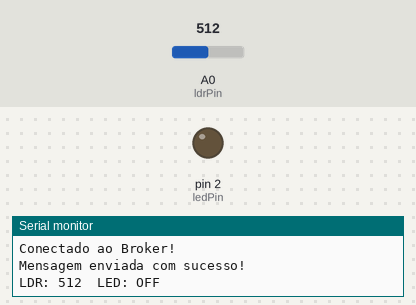
Recording of a sketch running on a simulated Arduino Mega 2560, built with avr-gcc and run on an emulated ATmega2560. Shown: output pins drawn as LEDs (lit = HIGH), the last lines printed to the serial monitor. The test bench sets the inputs (shaded band); at power-on: A0 (ldrPin) = 512. WiFi joins after 1.5 s; servers stay silent unless stated; no MQTT or app messages arrive unless stated.

Above: at 2.7 s.
2.8 s: A0 (ldrPin) set to 788
12.8 s: A0 (ldrPin) set to 818
At 22.6 s:
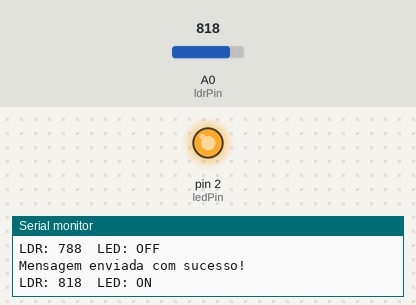
23.0 s: A0 (ldrPin) set to 790
At 32.7 s:
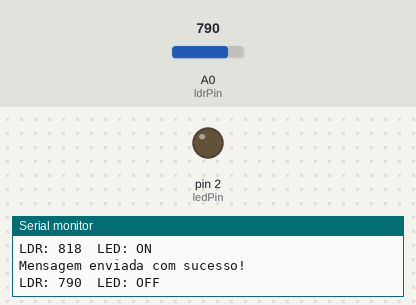
33.0 s: A0 (ldrPin) set to 810
At 42.8 s:
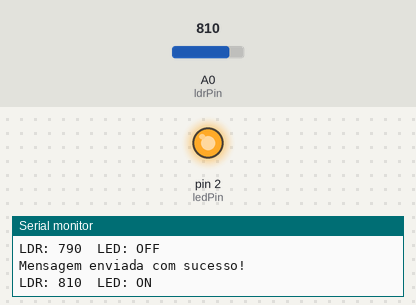
Timing chart, 0 to 44.0 s (numbered marks = the images above; inputs shaded):
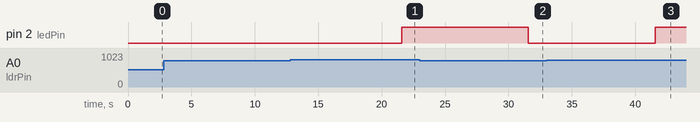

Measured:
- the behaviour switches between 799 and 800 on A0 (ldrPin) (found by bisection; images 0 and 1)
- after the input at 12.8 s, pin 2 (ledPin): LOW → HIGH after 8.8 s
- after the input at 23.0 s, pin 2 (ledPin): HIGH → LOW after 8.6 s
- after the input at 33.0 s, pin 2 (ledPin): LOW → HIGH after 8.6 s

The sketch:

Programa_Arduino.ino
```cpp
//PROGRAMA: MÓDULO ESP-01 WIFI COM MQTT - PUBLICAÇÃO DE LUMINOSIDADE
//AUTOR: MATHEUS GONÇALVES STIGGER

/*
  ESTE PROGRAMA SE CONECTA A UMA REDE WIFI USANDO UM MÓDULO ESP-01.
  EM SEGUIDA, IMPRIME O VALOR DE LUMINOSIDADE E O STATUS ATUAL DO LED (ON/OFF).
*/

#include "WiFiEsp.h" //INCLUSÃO DA BIBLIOTECA
#include <PubSubClient.h> //INCLUSÃO DA BIBLIOTECA
#include "SoftwareSerial.h" //INCLUSÃO DA BIBLIOTECA

SoftwareSerial Serial1(6, 7); //PINOS QUE EMULAM A SERIAL, ONDE O PINO 6 É O TX E O PINO 7 É O RX

char ssid[] = "ssid";  //VARIÁVEL QUE ARMAZENA O NOME DA REDE SEM FIO
char pass[] = "pass";  //VARIÁVEL QUE ARMAZENA A SENHA DA REDE SEM FIO

const char* mqttServer = "mqtt.eclipse.org";  //VARIÁVEL QUE ARMAZENA O BROKER (HOST)
const int mqttPort = 1883;  //VARIÁVEL QUE ARMAZENA A PORTA TCP

int status = WL_IDLE_STATUS;  //STATUS TEMPORÁRIO ATRIBUÍDO QUANDO O WIFI É INICIALIZADO E PERMANECE ATIVO
                              //ATÉ QUE O NÚMERO DE TENTATIVAS EXPIRE (RESULTANDO EM WL_NO_SHIELD) OU QUE UMA CONEXÃO SEJA ESTABELECIDA
                              //(RESULTANDO EM WL_CONNECTED)

WiFiEspClient espClient;  //CRIA UM CLIENTE
PubSubClient client(espClient); //CRIA UMA INSTÂNCIA DO CLIENTE PARCIALMENTE INICIALIZADA. ANTES DE PODER SER USADO,
                                //OS DETALHES DO SERVIDOR DEVEM SER CONFIGURADOS

char mensagem[30];  //VARIÁVEL QUE ARMAZENA A MENSAGEM QUE SERÁ ENVIADA

int ledPin = 2; //LED NO PINO 2
int ldrPin = 0; //LDR NO PINO ANALÓGICO A0
int ldrValor = 0; //VALOR LIDO DO LDR

void setup() {

  pinMode(ledPin, OUTPUT);  //DEFINE A PORTA 2 COMO SAÍDA
  Serial.begin(9600); //INICIALIZA A SERIAL
  Serial1.begin(9600);  //INICIALIZA A SERIAL PARA O ESP8266
  WiFi.init(&Serial1);  //INICIALIZA A COMUNICAÇÃO SERIAL COM O ESP8266

  //INÍCIO - VERIFICA SE O ESP-01 ESTÁ CONECTADO AO ARDUINO E CONECTA A REDE SEM FIO

  if (WiFi.status() == WL_NO_SHIELD) {
    Serial.println("O Módulo WIFI não está presente!");
    while (true); //NÃO CONTINUE
  }

  //TENTA SE CONECTAR A REDE WIFI
  while ( status != WL_CONNECTED) {
    Serial.println("Iniciando conexão com a rede WIFI...");
    status = WiFi.begin(ssid, pass);  //FAZ A CONEXÃO COM A REDE
  }

  Serial.println("Conectado na rede WIFI!");

  //FIM - VERIFICA SE O ESP-01 ESTÁ CONECTADO AO ARDUINO E CONECTA A REDE SEM FIO
}

void loop() {

  //FAZ A CONEXÃO COM O BROKER MQTT
  reconectabroker();  //CHAMA A FUNÇÃO reconectabroker()

  sensorluz();  //CHAMA A FUNÇÃO sensorluz()

}

void sensorluz() {

  //FAZ A LEITURA DO VALOR DO LDR
  ldrValor = analogRead(ldrPin);  //O VALOR LIDO SERÁ ENTRE 0 E 1023

  //SE O VALOR LIDO FOR MAIOR QUE 800, LIGA O LED
  if (ldrValor >= 800) {

    digitalWrite(ledPin, HIGH);

    sprintf(mensagem, "LDR: %d    LED: ON", ldrValor);  //PERMITE CONSTRUIR UMA SEQUÊNCIA DE print's USANDO UM MODELO DE SEQUÊNCIA PRÉ-FORMATADO,
                                                                //NO QUAL É POSSÍVEL INSERIR VARIÁVEIS EM LOCAIS PREDEFINIDOS.

    //ENVIA A MENSAGEM AO BROKER
    client.publish("topico", mensagem);  //(TÓPICO, MENSAGEM)
    Serial.println("Mensagem enviada com sucesso!");

    //IMPRIME O VALOR LIDO DO LDR NO MONITOR SERIAL
    Serial.print("LDR: ");
    Serial.print(ldrValor);
    Serial.println("  LED: ON");

    //AGUARDA 10 SEGUNDOS PARA ENVIAR UMA NOVA MENSAGEM
    delay(10000);

  }

  //SENÃO, APAGA O LED
  else {

    digitalWrite(ledPin, LOW);

    sprintf(mensagem, "LDR: %d    LED: OFF", ldrValor);  //PERMITE CONSTRUIR UMA SEQUÊNCIA DE print's USANDO UM MODELO DE SEQUÊNCIA PRÉ-FORMATADO,
                                                                //NO QUAL É POSSÍVEL INSERIR VARIÁVEIS EM LOCAIS PREDEFINIDOS.

    //ENVIA A MENSAGEM AO BROKER
    client.publish("topico", mensagem);  //(TÓPICO, MENSAGEM)
    Serial.println("Mensagem enviada com sucesso!");

    //IMPRIME O VALOR LIDO DO LDR NO MONITOR SERIAL
    Serial.print("LDR: ");
    Serial.print(ldrValor);
    Serial.println("  LED: OFF");

    //AGUARDA 10 SEGUNDOS PARA ENVIAR UMA NOVA MENSAGEM
    delay(10000);
  }

}

void reconectabroker() {

  //DEFINE OS DETALHES DA CONEXÃO AO BROKER MQTT
  client.setServer(mqttServer, mqttPort); //(ENDEREÇO DO SERVIDOR, PORTA À QUAL SE CONECTAR)

  while (!client.connected()) {

    Serial.println("Conectando ao broker MQTT...");

    if (client.connect("Cliente_ESP-01")) { //CONECTA O CLIENTE AO BROKER
      Serial.println("Conectado ao Broker!");
    }

    else {
      Serial.print("Falha na conexão ao Broker!");
      delay(2000);
    }
  }
}
```
